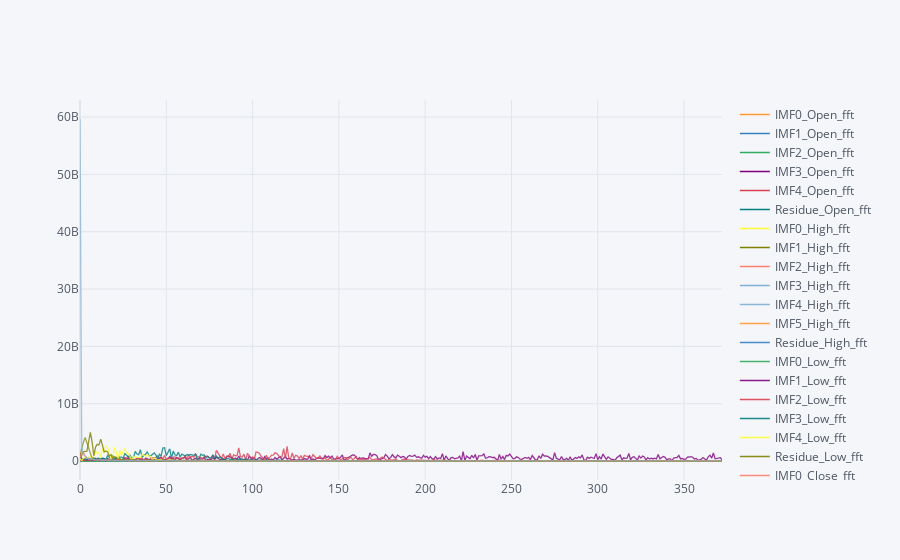

The notebook cell saved with this chart:
### Code cell
df_fft.iplot()

### Figure 1 — Plotly figure (JSON) as saved in the notebook; plotly's stock layout.template omitted (floating-point values rounded to 4 significant figures; data arrays with more than 128 entries replaced by an {"elided": "..."} marker saying what was removed)
{"data": [{"line": {"color": "rgba(255, 153, 51, 1.0)", "dash": "solid", "shape": "linear", "width": 1.3}, "mode": "lines", "name": "IMF0_Open_fft", "text": "", "type": "scatter", "x": {"elided": "373 int values"}, "y": {"elided": "373 float values"}}, {"line": {"color": "rgba(55, 128, 191, 1.0)", "dash": "solid", "shape": "linear", "width": 1.3}, "mode": "lines", "name": "IMF1_Open_fft", "text": "", "type": "scatter", "x": {"elided": "373 int values"}, "y": {"elided": "373 float values"}}, {"line": {"color": "rgba(50, 171, 96, 1.0)", "dash": "solid", "shape": "linear", "width": 1.3}, "mode": "lines", "name": "IMF2_Open_fft", "text": "", "type": "scatter", "x": {"elided": "373 int values"}, "y": {"elided": "373 float values"}}, {"line": {"color": "rgba(128, 0, 128, 1.0)", "dash": "solid", "shape": "linear", "width": 1.3}, "mode": "lines", "name": "IMF3_Open_fft", "text": "", "type": "scatter", "x": {"elided": "373 int values"}, "y": {"elided": "373 float values"}}, {"line": {"color": "rgba(219, 64, 82, 1.0)", "dash": "solid", "shape": "linear", "width": 1.3}, "mode": "lines", "name": "IMF4_Open_fft", "text": "", "type": "scatter", "x": {"elided": "373 int values"}, "y": {"elided": "373 float values"}}, {"line": {"color": "rgba(0, 128, 128, 1.0)", "dash": "solid", "shape": "linear", "width": 1.3}, "mode": "lines", "name": "Residue_Open_fft", "text": "", "type": "scatter", "x": {"elided": "373 int values"}, "y": {"elided": "373 float values"}}, {"line": {"color": "rgba(255, 255, 51, 1.0)", "dash": "solid", "shape": "linear", "width": 1.3}, "mode": "lines", "name": "IMF0_High_fft", "text": "", "type": "scatter", "x": {"elided": "373 int values"}, "y": {"elided": "373 float values"}}, {"line": {"color": "rgba(128, 128, 0, 1.0)", "dash": "solid", "shape": "linear", "width": 1.3}, "mode": "lines", "name": "IMF1_High_fft", "text": "", "type": "scatter", "x": {"elided": "373 int values"}, "y": {"elided": "373 float values"}}, {"line": {"color": "rgba(251, 128, 114, 1.0)", "dash": "solid", "shape": "linear", "width": 1.3}, "mode": "lines", "name": "IMF2_High_fft", "text": "", "type": "scatter", "x": {"elided": "373 int values"}, "y": {"elided": "373 float values"}}, {"line": {"color": "rgba(128, 177, 211, 1.0)", "dash": "solid", "shape": "linear", "width": 1.3}, "mode": "lines", "name": "IMF3_High_fft", "text": "", "type": "scatter", "x": {"elided": "373 int values"}, "y": {"elided": "373 float values"}}, {"line": {"color": "rgba(128, 177, 211, 0.8999999999999999)", "dash": "solid", "shape": "linear", "width": 1.3}, "mode": "lines", "name": "IMF4_High_fft", "text": "", "type": "scatter", "x": {"elided": "373 int values"}, "y": {"elided": "373 float values"}}, {"line": {"color": "rgba(255, 153, 51, 0.8999999999999999)", "dash": "solid", "shape": "linear", "width": 1.3}, "mode": "lines", "name": "IMF5_High_fft", "text": "", "type": "scatter", "x": {"elided": "373 int values"}, "y": {"elided": "373 float values"}}, {"line": {"color": "rgba(55, 128, 191, 0.8999999999999999)", "dash": "solid", "shape": "linear", "width": 1.3}, "mode": "lines", "name": "Residue_High_fft", "text": "", "type": "scatter", "x": {"elided": "373 int values"}, "y": {"elided": "373 float values"}}, {"line": {"color": "rgba(50, 171, 96, 0.8999999999999999)", "dash": "solid", "shape": "linear", "width": 1.3}, "mode": "lines", "name": "IMF0_Low_fft", "text": "", "type": "scatter", "x": {"elided": "373 int values"}, "y": {"elided": "373 float values"}}, {"line": {"color": "rgba(128, 0, 128, 0.8999999999999999)", "dash": "solid", "shape": "linear", "width": 1.3}, "mode": "lines", "name": "IMF1_Low_fft", "text": "", "type": "scatter", "x": {"elided": "373 int values"}, "y": {"elided": "373 float values"}}, {"line": {"color": "rgba(219, 64, 82, 0.8999999999999999)", "dash": "solid", "shape": "linear", "width": 1.3}, "mode": "lines", "name": "IMF2_Low_fft", "text": "", "type": "scatter", "x": {"elided": "373 int values"}, "y": {"elided": "373 float values"}}, {"line": {"color": "rgba(0, 128, 128, 0.8999999999999999)", "dash": "solid", "shape": "linear", "width": 1.3}, "mode": "lines", "name": "IMF3_Low_fft", "text": "", "type": "scatter", "x": {"elided": "373 int values"}, "y": {"elided": "373 float values"}}, {"line": {"color": "rgba(255, 255, 51, 0.8999999999999999)", "dash": "solid", "shape": "linear", "width": 1.3}, "mode": "lines", "name": "IMF4_Low_fft", "text": "", "type": "scatter", "x": {"elided": "373 int values"}, "y": {"elided": "373 float values"}}, {"line": {"color": "rgba(128, 128, 0, 0.8999999999999999)", "dash": "solid", "shape": "linear", "width": 1.3}, "mode": "lines", "name": "Residue_Low_fft", "text": "", "type": "scatter", "x": {"elided": "373 int values"}, "y": {"elided": "373 float values"}}, {"line": {"color": "rgba(251, 128, 114, 0.8999999999999999)", "dash": "solid", "shape": "linear", "width": 1.3}, "mode": "lines", "name": "IMF0_Close_fft", "text": "", "type": "scatter", "x": {"elided": "373 int values"}, "y": {"elided": "373 float values"}}, {"line": {"color": "rgba(251, 128, 114, 0.7999999999999998)", "dash": "solid", "shape": "linear", "width": 1.3}, "mode": "lines", "name": "IMF1_Close_fft", "text": "", "type": "scatter", "x": {"elided": "373 int values"}, "y": {"elided": "373 float values"}}, {"line": {"color": "rgba(128, 177, 211, 0.7999999999999998)", "dash": "solid", "shape": "linear", "width": 1.3}, "mode": "lines", "name": "IMF2_Close_fft", "text": "", "type": "scatter", "x": {"elided": "373 int values"}, "y": {"elided": "373 float values"}}, {"line": {"color": "rgba(255, 153, 51, 0.7999999999999998)", "dash": "solid", "shape": "linear", "width": 1.3}, "mode": "lines", "name": "IMF3_Close_fft", "text": "", "type": "scatter", "x": {"elided": "373 int values"}, "y": {"elided": "373 float values"}}, {"line": {"color": "rgba(55, 128, 191, 0.7999999999999998)", "dash": "solid", "shape": "linear", "width": 1.3}, "mode": "lines", "name": "IMF4_Close_fft", "text": "", "type": "scatter", "x": {"elided": "373 int values"}, "y": {"elided": "373 float values"}}, {"line": {"color": "rgba(50, 171, 96, 0.7999999999999998)", "dash": "solid", "shape": "linear", "width": 1.3}, "mode": "lines", "name": "Residue_Close_fft", "text": "", "type": "scatter", "x": {"elided": "373 int values"}, "y": {"elided": "373 float values"}}, {"line": {"color": "rgba(128, 0, 128, 0.7999999999999998)", "dash": "solid", "shape": "linear", "width": 1.3}, "mode": "lines", "name": "IMF0_Volume_fft", "text": "", "type": "scatter", "x": {"elided": "373 int values"}, "y": {"elided": "373 int values"}}, {"line": {"color": "rgba(219, 64, 82, 0.7999999999999998)", "dash": "solid", "shape": "linear", "width": 1.3}, "mode": "lines", "name": "IMF1_Volume_fft", "text": "", "type": "scatter", "x": {"elided": "373 int values"}, "y": {"elided": "373 float values"}}, {"line": {"color": "rgba(0, 128, 128, 0.7999999999999998)", "dash": "solid", "shape": "linear", "width": 1.3}, "mode": "lines", "name": "IMF2_Volume_fft", "text": "", "type": "scatter", "x": {"elided": "373 int values"}, "y": {"elided": "373 int values"}}, {"line": {"color": "rgba(255, 255, 51, 0.7999999999999998)", "dash": "solid", "shape": "linear", "width": 1.3}, "mode": "lines", "name": "IMF3_Volume_fft", "text": "", "type": "scatter", "x": {"elided": "373 int values"}, "y": {"elided": "373 int values"}}, {"line": {"color": "rgba(128, 128, 0, 0.7999999999999998)", "dash": "solid", "shape": "linear", "width": 1.3}, "mode": "lines", "name": "IMF4_Volume_fft", "text": "", "type": "scatter", "x": {"elided": "373 int values"}, "y": {"elided": "373 int values"}}, {"line": {"color": "rgba(128, 128, 0, 0.7)", "dash": "solid", "shape": "linear", "width": 1.3}, "mode": "lines", "name": "IMF5_Volume_fft", "text": "", "type": "scatter", "x": {"elided": "373 int values"}, "y": {"elided": "373 float values"}}, {"line": {"color": "rgba(251, 128, 114, 0.7)", "dash": "solid", "shape": "linear", "width": 1.3}, "mode": "lines", "name": "IMF6_Volume_fft", "text": "", "type": "scatter", "x": {"elided": "373 int values"}, "y": {"elided": "373 float values"}}, {"line": {"color": "rgba(128, 177, 211, 0.7)", "dash": "solid", "shape": "linear", "width": 1.3}, "mode": "lines", "name": "Residue_Volume_fft", "text": "", "type": "scatter", "x": {"elided": "373 int values"}, "y": {"elided": "373 int values"}}], "layout": {"legend": {"bgcolor": "#F5F6F9", "font": {"color": "#4D5663"}}, "paper_bgcolor": "#F5F6F9", "plot_bgcolor": "#F5F6F9", "title": {"font": {"color": "#4D5663"}}, "xaxis": {"gridcolor": "#E1E5ED", "showgrid": true, "tickfont": {"color": "#4D5663"}, "title": {"font": {"color": "#4D5663"}, "text": ""}, "zerolinecolor": "#E1E5ED"}, "yaxis": {"gridcolor": "#E1E5ED", "showgrid": true, "tickfont": {"color": "#4D5663"}, "title": {"font": {"color": "#4D5663"}, "text": ""}, "zerolinecolor": "#E1E5ED"}}}
